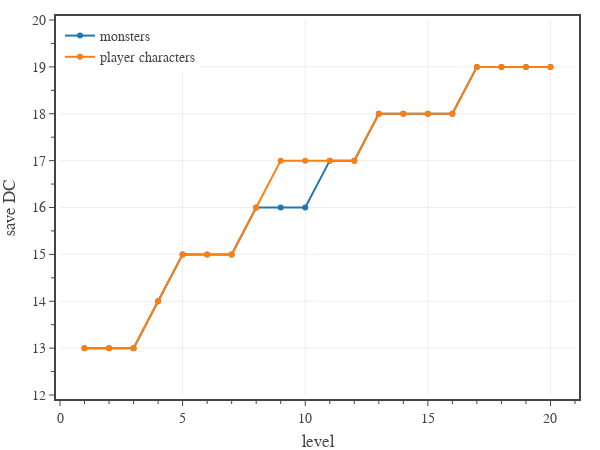

Write notebook code for a chart like this one.
### Code cell
# plots average save DC 

pc = {
    'level':      [ 1, 2, 3, 4, 5, 6, 7, 8, 9,10,11,12,13,14,15,16,17,18,19,20],
    'attack mod': [ 3, 3, 3, 4, 4, 4, 4, 5, 5, 5, 5, 5, 5, 5, 5, 5, 5, 5, 5, 5],
    'prof bonus': [ 2, 2, 2, 2, 3, 3, 3, 3, 4, 4, 4, 4, 5, 5, 5, 5, 6, 6, 6, 6],
}
pc['attack bonus'] = [pc['attack mod'][i] + pc['prof bonus'][i] for i in range(20)]
pc['save dc'] = [pc['attack bonus'][i] + 8 for i in range(20)]

def save_fail_prob(SB, DC):
    return max(0.0, min(1.0, 0.05*(DC - SB - 1)))

dfD = pd.read_csv('../../assets/data/dmg-targets.csv') # 'CR','PB','AC','AB','DC'
dfD = dfD[dfD['CR'].between(1, 20)]

# create figure
fig = go.Figure(
    layout=go.Layout(
        template=tfb.FIG_TEMPLATE,
        margin=dict(l=60, r=25, b=55, t=20, pad=4),
        xaxis=dict(
            title_text='level',
            range=[0,21],
            tick0=0, dtick=5,
            minor=dict(tick0=0, dtick=1),
        ),
        yaxis=dict(
            title_text='save DC',
            range=[12,20],
            tick0=0, dtick=1,
            minor=dict(tick0=0, dtick=0.5),
        ),
        legend=dict(
            xanchor='left', yanchor='top',
            x=0.00, y=1.00,
            orientation='v',
            tracegroupgap=0,
        )
    )
)

# plot monster save DCs
fig.add_trace(go.Scatter(
    x=np.array(pc['level']), 
    y=np.array(dfD['DC']),
    mode='markers+lines', 
    name='monsters',
    hovertemplate=
        'Level %{x}<br>'+
        'Save DC %{y:,.0f}' + 
        '<extra></extra>'
))

# plot player character save DCs
fig.add_trace(go.Scatter(
    x=np.array(pc['level']), 
    y=np.array(pc['save dc']),
    mode='markers+lines', 
    name='player characters',
    hovertemplate=
        'Level %{x}<br>'+
        'Save DC %{y:,.0f}' + 
        '<extra></extra>'
))

# show figure
fig.update_layout(width=600, height=450)
fig.show(config=tfb.FIG_CONFIG)

# save figures
if SAVEFIGS:
    fig.update_layout(autosize=True, width=None, height=None)
    save_fig_html(fig, format='large', name=f'./fig-save-dc-vs-level-large')
    save_fig_html(fig, format='small', name=f'./fig-save-dc-vs-level-small')

### Figure 1 — Plotly figure (JSON) as saved in the notebook; plotly's stock layout.template omitted (floating-point values rounded to 4 significant figures)
{"data": [{"hovertemplate": "Level %{x}<br>Save DC %{y:,.0f}<extra></extra>", "mode": "markers+lines", "name": "monsters", "type": "scatter", "x": [1, 2, 3, 4, 5, 6, 7, 8, 9, 10, 11, 12, 13, 14, 15, 16, 17, 18, 19, 20], "y": [13, 13, 13, 14, 15, 15, 15, 16, 16, 16, 17, 17, 18, 18, 18, 18, 19, 19, 19, 19]}, {"hovertemplate": "Level %{x}<br>Save DC %{y:,.0f}<extra></extra>", "mode": "markers+lines", "name": "player characters", "type": "scatter", "x": [1, 2, 3, 4, 5, 6, 7, 8, 9, 10, 11, 12, 13, 14, 15, 16, 17, 18, 19, 20], "y": [13, 13, 13, 14, 15, 15, 15, 16, 17, 17, 17, 17, 18, 18, 18, 18, 19, 19, 19, 19]}], "layout": {"height": 450, "legend": {"orientation": "v", "tracegroupgap": 0, "x": 0, "xanchor": "left", "y": 1, "yanchor": "top"}, "margin": {"b": 55, "l": 60, "pad": 4, "r": 25, "t": 20}, "width": 600, "xaxis": {"dtick": 5, "minor": {"dtick": 1, "tick0": 0}, "range": [0, 21], "tick0": 0, "title": {"text": "level"}}, "yaxis": {"dtick": 1, "minor": {"dtick": 0.5, "tick0": 0}, "range": [12, 20], "tick0": 0, "title": {"text": "save DC"}}}}
